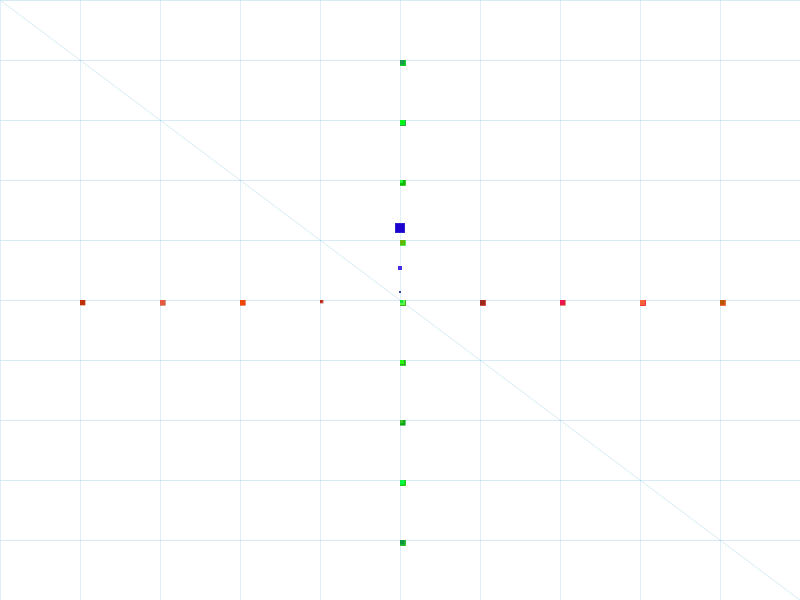
Frame 1 (no input)
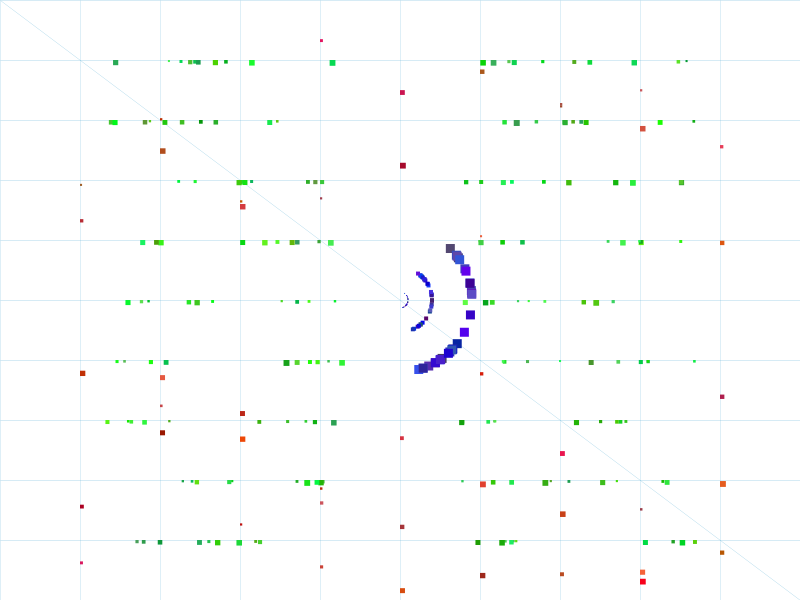
Frame 60 (the mouse pressed at the canvas centre just before this capture)
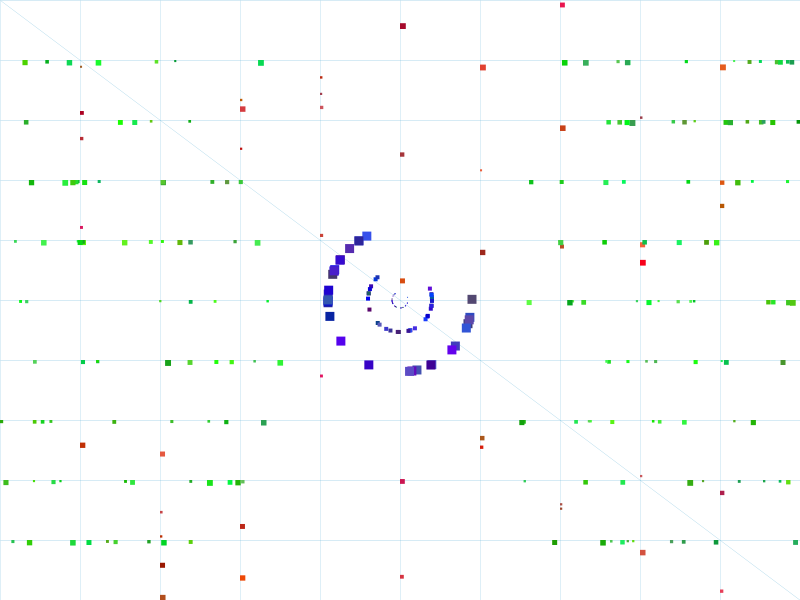
Frame 120 (the mouse held since frame 60 and released just before this capture)

The Processing sketch that drew these frames (run headless with seeded random() and noise(); from frame 60 on, the mouse is pressed at the canvas centre):

// Processing sketch: processing_91635
// ── processing_91635.pde

SpinSquare[][] mySquare;
int numberOfCircle=3;
int numberOfSquare=30;
color gridColor;
Ysquare[][] yAxisSquare;
int squareOnY=5;
int col=10;
Xsquare[][] xAxisSquare;
int squareOnX=20;
int row = 10;

void setup() {
  size(800, 600);
  gridColor=color (93, 176, 214);
  mySquare= new SpinSquare[numberOfCircle][numberOfSquare];
  yAxisSquare = new Ysquare[col][squareOnY];
  xAxisSquare = new Xsquare[row][squareOnX];
  for (int i = 1;i<col;i++) {
    //i starts from 1 because 0 is attached to the left side of the window
    for (int j = 0;j<squareOnY;j++) {
      yAxisSquare[i][j] = new Ysquare(width/col*i, height/2, color(random(150, 255), random(0, 100), random(0, 100)), random(2, 6), random(1, 5)*pow(-1, j));
      //pow(-1,i) -1 is the base, i is the number of times that -1 times itself.
      //so that the speed is either positive or negative
      //which decides the direction of the squares moving on y axis
    }
  }
  for (int i = 1;i<row;i++) {
    for (int j = 0;j<squareOnX;j++) {
      xAxisSquare[i][j] = new Xsquare(width/2, height/row*i, color(random(0, 100), random(150, 255), random(0, 100)), random(2, 6), random(1, 5)*pow(-1, j));
    }
  }
  for (int i=0;i<numberOfCircle;i++) {    
    for (int j=0;j<numberOfSquare;j++) {
      mySquare[i][j]= new SpinSquare(8*sq(i+1), sq(i+1), color(random(0, 100), random(0, 100), random(100, 255)), PI*3/2, 0.01*random(1, 5));
    }
  }
}


void draw() {
  displayBackground();
  for (int i = 1;i <col;i++) {
    for (int j = 0;j<squareOnY;j++) {
      yAxisSquare[i][j].display();
      yAxisSquare[i][j] .move();
    }
  }
  for (int i = 1;i<row;i++) {
    for (int j = 0;j<squareOnX;j++) {
      xAxisSquare[i][j].display();
      xAxisSquare[i][j] .move();
    }
  }
  pushMatrix();
  translate(width/2, height/2);//the position of the spinning center
  for (int i=0;i<numberOfCircle;i++) {  
    for (int j=0;j<numberOfSquare;j++) {
      mySquare[i][j].display();
      mySquare[i][j].spin();
    }
  }
  popMatrix();
}

void displayBackground() 
{
  background(255);
  stroke(gridColor);
  strokeWeight(0.2);
  line(0, 0, width, height);
  for (int x = 0; x<width;x+=width/col) {
    line(x, 0, x, height);
  }
  for (int y = 0; y<height;y+=height/row) {
    line(0, y, width, y);
  }
}

class SpinSquare {
  float distance;//the distance to the center
  float sideLength;//the size of the suare
  color sColor;
  float angle;//where the spin starts
  float angleChange; //decide the speed of spinning
  float xPosition;//the position of the square caculated by the angle and distance
  float yPosition;


  SpinSquare (float distance_, float sideLength_, color sColor_, float angle_, float angleChange_) {
    distance=distance_;
    sideLength=sideLength_;
    sColor=sColor_;
    angle=angle_;
    angleChange=angleChange_;
  }

  void display() {
    xPosition=cos(angle)*distance;
    yPosition=sin(angle)*distance;
    pushMatrix();
    noStroke();
    fill(sColor);
    translate(xPosition, yPosition);
    rectMode(CENTER);
    rect(0, 0, sideLength, sideLength);
    popMatrix();
  }

  void spin() {
    angle=angle+angleChange;
  }
}

class Xsquare {
  float xPosition;
  float yPosition;
  color squareColor;
  float sideLength;
  float speed;

  Xsquare (float xPosition_, float yPosition_, color squareColor_, float sideLength_, float speed_) {
    xPosition=xPosition_;
    yPosition=yPosition_;
    squareColor=squareColor_;
    sideLength=sideLength_;
    speed=speed_;
  }

  void display() {
    pushMatrix();
    translate(xPosition, yPosition);
    noStroke();
    fill(squareColor);
    rectMode(CORNER);
    rect(0, 0, sideLength, sideLength);
    popMatrix();
  }
  void move() {
    xPosition=xPosition+speed;
    if (xPosition<0) {
      xPosition=width;
    }
    if (xPosition>width) {
      xPosition=0;
    }
  }
}

class Ysquare {
  float xPosition;
  float yPosition;
  color squareColor;
  float sideLength;
  float speed;

  Ysquare (float xPosition_, float yPosition_, color squareColor_, float sideLength_, float speed_) {
    xPosition=xPosition_;
    yPosition=yPosition_;
    squareColor=squareColor_;
    sideLength=sideLength_;
    speed=speed_;
  }

  void display() {
    pushMatrix();
    translate(xPosition, yPosition);
    noStroke();
    fill(squareColor);
    rectMode(CORNER);
    rect(0, 0, sideLength, sideLength);
    popMatrix();
  }
  void move() {
    yPosition=yPosition+speed;
    if (yPosition<0) {
      yPosition=height;
    }
    if (yPosition>height) {
      yPosition=0;
    }
  }
}
